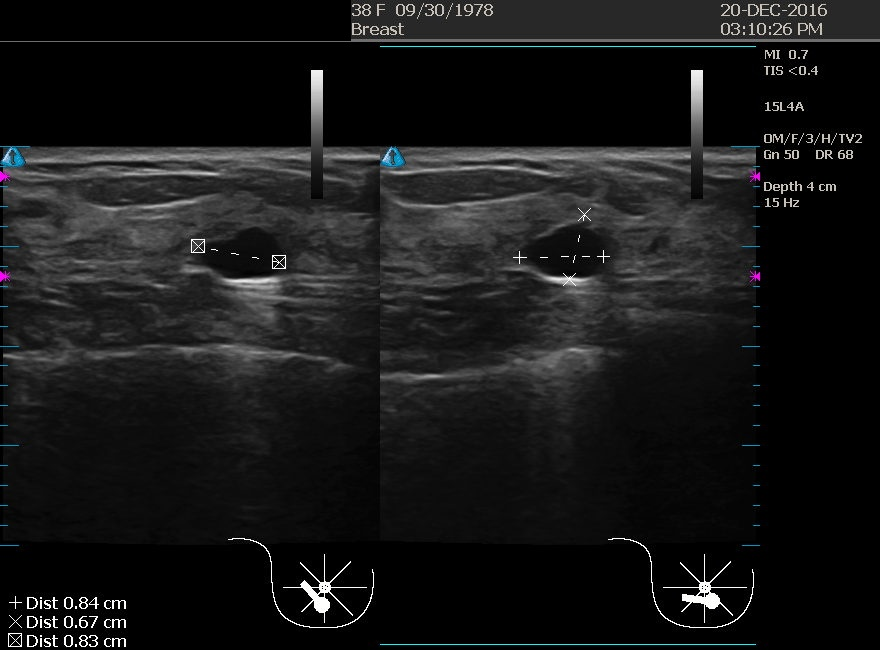
#> input picture breast ultrasound project/src/annotation/labelImg-master/annotation/2/md0429_Image_008.jpg, 880 x 650 px, given in place of BIRADS_2_md00_Image_005_left_0125035040.jpg, which was not available
$ jupyter execute --allow-errors aimedicine_lib_test.ipynb   (older library calls are emulated)
#> lines starting #> are read from the running program, lines starting #| are printed output that depends on the picture
### breast ultrasound project/src/aimedicine/labelImg-master/aimedicine/USDicom.py
import datetime
import time
import numpy as np
from pydicom.dataset import FileDataset
from matplotlib import pyplot as plt
from pydicom.sequence import Sequence
import pydicom as dicom
from pydicom.datadict import DicomDictionary, keyword_dict
from pydicom.dataset import Dataset
import struct

"""
TAG_DESCRIBES = {}
"""
class USDicomClass(object):
    MIN_X0 = 0x00186018
    MIN_Y0 = 0x0018601A
    MAX_X1 = 0x0018601C
    MAX_Y1 = 0x0018601E

    AI_ANLAYSIS_ITEM = {
        0x7FE10010: ('SQ', '1', "Tumor Information", '0.0', 'TumorInformation'),
        0x00180001: ('US', '1', "BI-RADS", '0', 'BIRADS'),
        0x00180002: ('FD', '1', "Long Axis", '0.0', 'LongAxis'),
        0x00180003: ('FD', '1', "Short Axis", '0.0', 'ShortAxis'),
        0x00180004: ('FD', '1', "Tumor Area", '0.0', 'TumorArea'),

        0x00180005: ('UL', '1', "Long Axis MinX", '0', 'LongAxisMinX'),
        0x00180006: ('UL', '1', "Long Axis MinY", '0', 'LongAxisMinY'),
        0x00180007: ('UL', '1', "Long Axis MaxX", '0', 'LongAxisMinX'),
        0x00180008: ('UL', '1', "Long Axis MaxY", '0', 'LongAxisMinY'),

        0x00180009: ('UL', '1', "Short Axis MinX", '0', 'ShortAxisMinX'),
        0x0018000A: ('UL', '1', "Short Axis MinY", '0', 'ShortAxisMinY'),
        0x0018000B: ('UL', '1', "Short Axis MaxX", '0', 'ShortAxisMaxX'),
        0x0018000C: ('UL', '1', "Short Axis MaxY", '0', 'ShortAxisMaxY'),

        0x0018000D: ('OW', '1', "Mask PointX", '', 'MaskPointX'),
        0x0018000E: ('OW', '1', "Mask PointY", '', 'MaskPointY'),
    }

    def __init__(self, file_name, IsCreate=False):
        ## This code block was taken from the output of a MATLAB secondary
        ## capture.  I do not know what the long dotted UIDs mean, but
        ## this code works.
        # Define items as (VR, VM, description, is_retired flag, keyword)
        #   Leave is_retired flag blank.

        # Update the dictionary itself
        DicomDictionary.update(self.AI_ANLAYSIS_ITEM)

        if IsCreate:
            self.__file_name__ = file_name
            file_meta = Dataset()

            # Ultrasound Multiframe Image Storage - https://www.dicomlibrary.com/dicom/sop/
            file_meta.MediaStorageSOPClassUID = '1.2.840.10008.5.1.4.1.1.3.1'
            file_meta.MediaStorageSOPInstanceUID = '999.999.2.19941105.134500.2.101'
            file_meta.ImplementationClassUID = '999.999'
            # Transfer Syntax - https://www.dicomlibrary.com/dicom/transfer-syntax/
            file_meta.TransferSyntaxUID = '1.2.840.10008.1.2'

            ds = FileDataset(file_name, {}, file_meta=file_meta, preamble=b"\0" * 128)
            # DICOM modality, that represents DICOM file type - https://www.dicomlibrary.com/dicom/modality/
            ds.Modality = 'US'  # Ultrasound
            ds.ContentDate = str(datetime.date.today()).replace('-', '')
            ds.ContentTime = str(time.time())  # milliseconds since the epoch
            ds.StudyInstanceUID = '999.999.2.19941105.134500'
            ds.SeriesInstanceUID = '999.999.2.19941105.134500.2'
            ds.SOPInstanceUID = '999.999.2.19941105.134500.2.101'

            # https://searchcode.com/codesearch/view/13929148/
            ds.SOPClassUID = '1.2.840.10008.5.1.4.1.1.3.1'  # 'Ultrasound Multi-frame Image Storage' - 1.2.840.10008.5.1.4.1.1.3.1
            # ds.SecondaryCaptureDeviceManufctur = 'Python 2.7.3'
            self.Dataset = ds
        else:
            self.Dataset = dicom.read_file(file_name)

    # [61 lines left out: functions setUSImage, setRegion, __parsing_data_set__, readDataset, not called in this run]

    def getImages(self):
        return self.Dataset.pixel_array

    # [9 lines left out: function getRegionBox, not called in this run]

    def save(self):
        self.Dataset.save_as(self.__file_name__)

    # [50 lines left out: functions setPrivateCreator, convertouint, getPrivateCreator, not called in this run]

### breast ultrasound project/src/aimedicine/labelImg-master/aimedicine_lib_test.ipynb
[cell 1]
import tempfile
import aimedicine.USDicom as USDicom
import cv2
import pydicom as dicom
import matplotlib.pyplot as plt
#> (the rest of this cell did not finish here and is left out)

[cell 2]
rect_point = [(150, 200), (342, 392)] # test
#click_point = (200, 280) # four
check_point = (200, 300) # two

img = cv2.imread('img/BIRADS_2_md00_Image_005_left_0125035040.jpg')
#> img is the input picture: shape (650, 880, 3); mean B, G, R 24, 23.9, 23.6
img = cv2.resize(img, (192, 192))
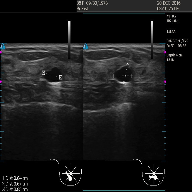
#> img: shape (192, 192, 3); mean B, G, R 23.8, 23.7, 23.4
print (img.shape) # column , row
#| (192, 192, 3)
#display_mixed_image(img, 192, 192)

#if bu_model is None:
#> (the rest of this cell did not finish here and is left out)

#> (a cell that did not finish here is left out)

#> (a cell that did not finish here is left out)


# [13 lines of commented-out code are left out]

element_list =[]
us_dicom.readDataset(element_list)

for i, items in enumerate(element_list):
    if str(items[0]) !='(7fe0, 0010)':
        print (items)

getImgs = us_dicom.getImages()
rect_box_list = us_dicom.getRegionBox(1)
for rect_box in rect_box_list:
    cv2.rectangle(getImgs, rect_box[0], rect_box[1] , (255, 255, 255), 2)

plt.imshow(getImgs, cmap=plt.cm.gray)
plt.show()

[cell 5]
import datetime
import time
from pydicom.dataset import Dataset, FileDataset
from matplotlib import pyplot as plt
from pydicom.sequence import Sequence
import numpy as np
import pydicom as dicom

from pydicom.datadict import DicomDictionary, keyword_dict
from pydicom.dataset import Dataset

"""
TAG_DESCRIBES = {
                    '(0008, 0008)':'Image Type',
                    '(0008, 0016)': 'SOP Class UID'
                }
"""

class USDicomClass2(object):
    MIN_X0 = 0x00186018
    MIN_Y0 = 0x0018601A
    MAX_X1 = 0x0018601C
    MAX_Y1 = 0x0018601E

    def __init__(self, file_name, IsCreate=False):
        ## This code block was taken from the output of a MATLAB secondary
        ## capture.  I do not know what the long dotted UIDs mean, but
        ## this code works.
        if IsCreate:
            self.__file_name__ = file_name
            file_meta = Dataset()

            # Ultrasound Multiframe Image Storage - https://www.dicomlibrary.com/dicom/sop/
            file_meta.MediaStorageSOPClassUID = '1.2.840.10008.5.1.4.1.1.3.1'
            file_meta.MediaStorageSOPInstanceUID = '999.999.2.19941105.134500.2.101'
            file_meta.ImplementationClassUID = '999.999'
            # Transfer Syntax - https://www.dicomlibrary.com/dicom/transfer-syntax/
            file_meta.TransferSyntaxUID='1.2.840.10008.1.2'

            ds = FileDataset(file_name, {},file_meta = file_meta, preamble=b"\0"*128)
            # DICOM modality, that represents DICOM file type - https://www.dicomlibrary.com/dicom/modality/
            ds.Modality = 'US' # Ultrasound
            ds.ContentDate = str(datetime.date.today()).replace('-','')
            ds.ContentTime = str(time.time()) #milliseconds since the epoch
            ds.StudyInstanceUID =  '999.999.2.19941105.134500'
            ds.SeriesInstanceUID = '999.999.2.19941105.134500.2'
            ds.SOPInstanceUID = '999.999.2.19941105.134500.2.101'

            # https://searchcode.com/codesearch/view/13929148/
            ds.SOPClassUID = '1.2.840.10008.5.1.4.1.1.3.1'  # 'Ultrasound Multi-frame Image Storage' - 1.2.840.10008.5.1.4.1.1.3.1
            # ds.SecondaryCaptureDeviceManufctur = 'Python 2.7.3'
            self.Dataset = ds
        else:
            self.Dataset =dicom.read_file(file_name)


            """
            self.Dataset.add_new((0x7FE1, 0x0010), 'SQ', [])
            self.Dataset[0x7FE10010].value.append(Dataset())
            self.Dataset[0x7FE10010].value[-1].add_new((0x0018, 0x0002), 'FD', 1.23)
            self.Dataset[0x7FE10010].value[-1].add_new((0x0018, 0x0003), 'FD', 0.4)
            self.Dataset[0x7FE10010].value[-1].add_new((0x0018, 0x0004), 'FD', 0.22)
            """

    # [59 lines left out: functions setUSImage, setRegion, __parsing_data_set__, readDataset, not called in this run]

    def getImages(self):
        return self.Dataset.pixel_array

    # [25 lines left out: functions getRegionBox, getPrivateCreator, not called in this run]

    def save(self):
        self.Dataset.save_as('d://test.dcm')

[cell 6]
import cv2
#us_dicom2 = USDicomClass2("D://md09_Image_014.dcm", False)
#> (the rest of this cell did not finish here and is left out)

#> (a cell that did not finish here is left out)


$ run again, on breast ultrasound project/src/annotation/labelImg-master/annotation/2/md0431_Image_005.jpg
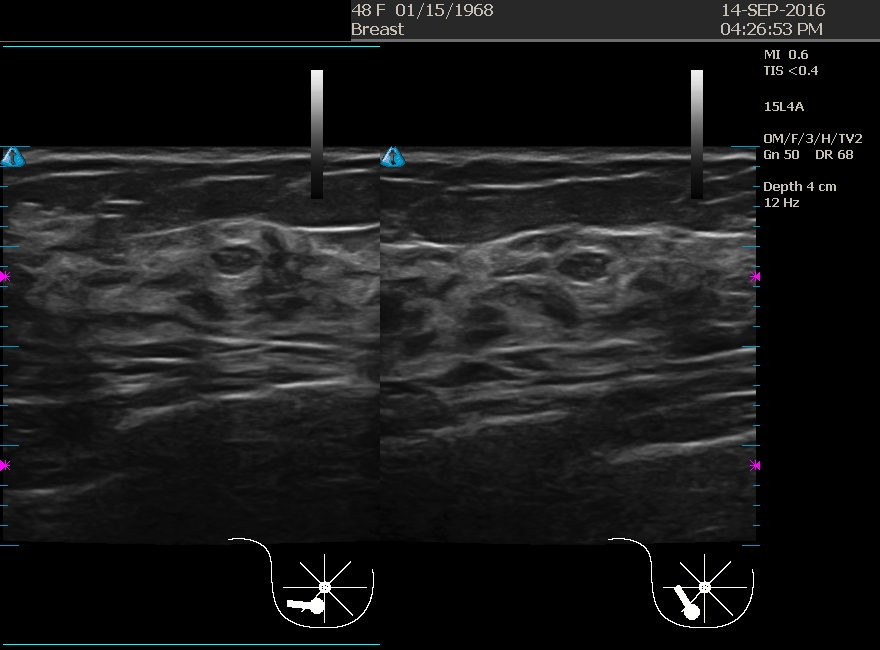
#> input picture breast ultrasound project/src/annotation/labelImg-master/annotation/2/md0431_Image_005.jpg, 880 x 650 px, given in place of BIRADS_2_md00_Image_005_left_0125035040.jpg, which was not available
#> img is the input picture: shape (650, 880, 3); mean B, G, R 26.4, 26.2, 26
#> `img = cv2.resize(img, (192, 192))`:
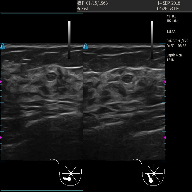
#> img: shape (192, 192, 3); mean B, G, R 26.3, 26.1, 25.8
#| (192, 192, 3)

$ run again, on breast ultrasound project/src/annotation/labelImg-master/annotation/2/md0436_Image_008.jpg
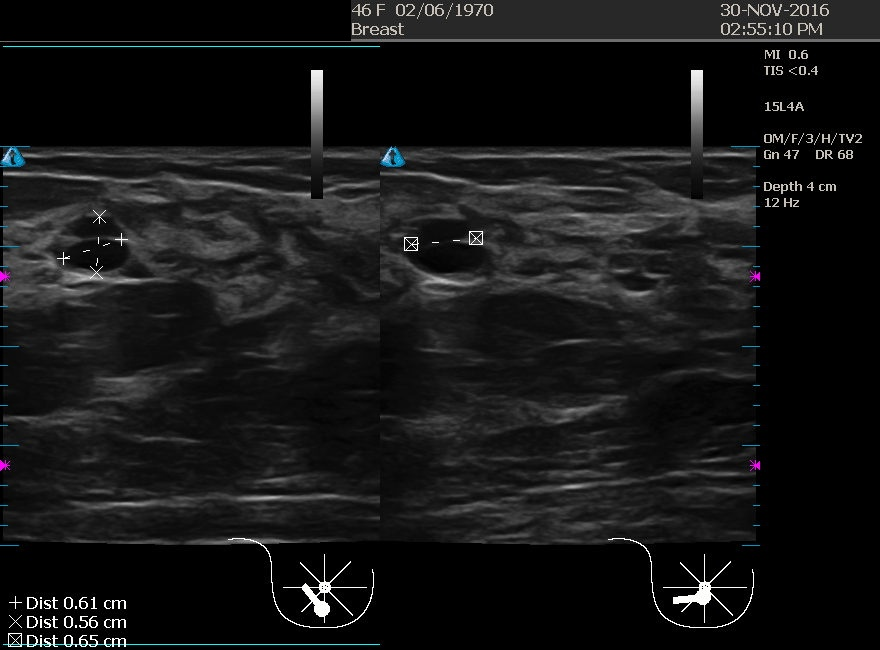
#> input picture breast ultrasound project/src/annotation/labelImg-master/annotation/2/md0436_Image_008.jpg, 880 x 650 px, given in place of BIRADS_2_md00_Image_005_left_0125035040.jpg, which was not available
#> img is the input picture: shape (650, 880, 3); mean B, G, R 22.5, 22.4, 22.1
#> `img = cv2.resize(img, (192, 192))`:
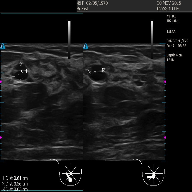
#> img: shape (192, 192, 3); mean B, G, R 22.3, 22.2, 21.9
#| (192, 192, 3)
